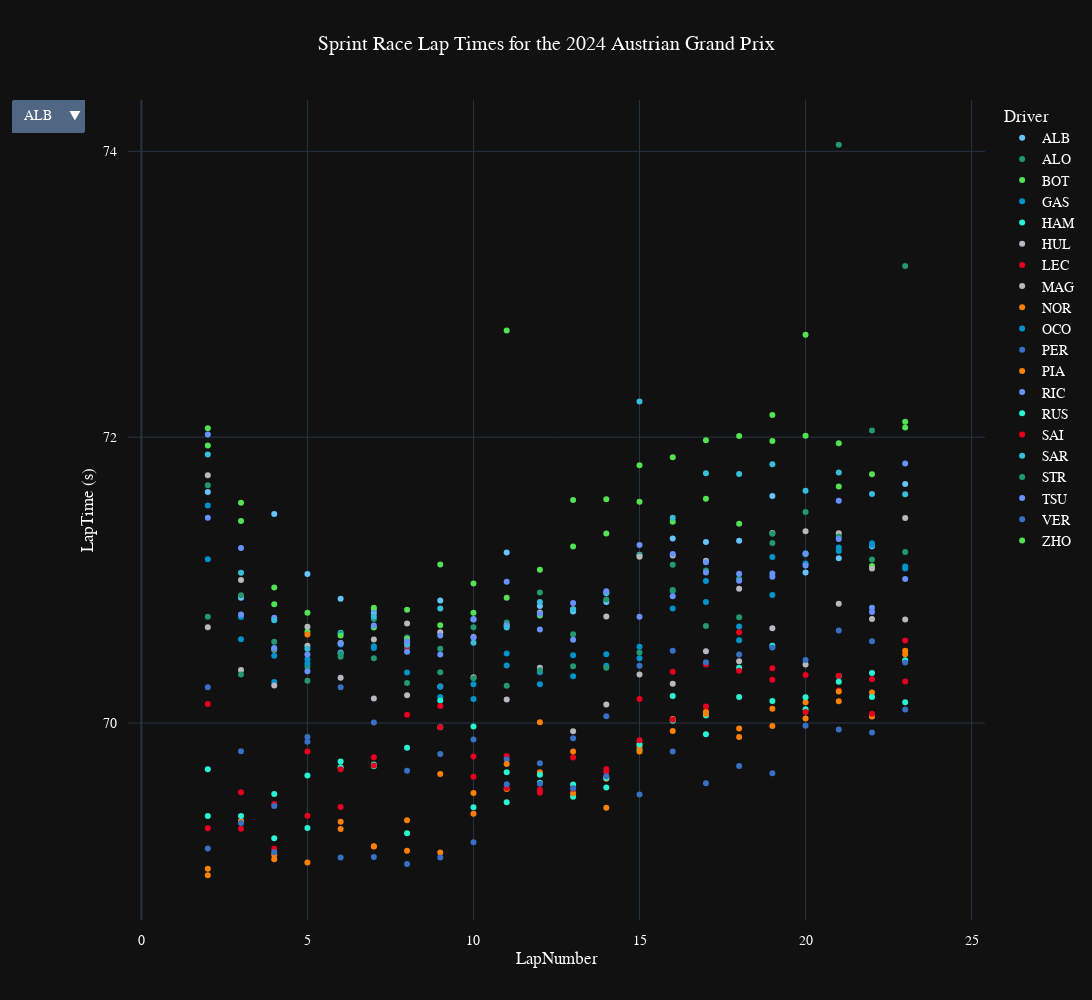

Write notebook code for a chart like this one.
### Code cell
fig_all_laps=px.scatter(GP, x="LapNumber", y="LapTime (s)", color='Driver',
#             markers=True,
        title="Sprint Race Lap Times for the {} {}".format(year,gp),
        hover_data=['Compound','TyreLife','Team','LapTime','Stint', 'PitInTime', 'PitOutTime', 'Sector1Time', 'Sector2Time', 'LapStartTime', 'Year'],
        height=1000, width=1800, template="plotly_dark",
                    color_discrete_map={
                 "ALB": "#64C4FF",
                 "ALO": "#229971",
                 "BOT": "#52e252",
                 "GAS": "#0093cc",
                 "HAM": "#27F4D2",
                 "HUL": "#B6BABD",
                 "LEC": "#E80020",
                 "MAG": "#B6BABD",
                 "NOR": "#FF8000",
                 "OCO": "#0093cc",
                 "PER": "#3671C6",
                 "PIA": "#FF8000",
                 "RIC": "#6692FF",
                 "RUS": "#27F4D2",
                 "SAI": "#E80020",
                 "SAR": "#37BEDD",
                 "STR": "#229971",
                 "TSU": "#6692FF",
                 "VER": "#3671C6",
                 "ZHO": "#52e252"
          },
        )
# fig_all_laps.update_yaxes(autorange="reversed")

fig_all_laps.update_layout(
    title_x=0.5,
    updatemenus=[
        {
            "buttons": [
                {
                    "label": t.name,
                    "method": "restyle",
                    "args": [{"visible": [t2.name == t.name for t2 in fig.data]}],
                }
                for t in fig.data
            ]
        }
    ],
    font=dict(
        family="PT Sans Narrow",
        size=14,
        color="White"
    ),

    yaxis = dict(
    tickmode = 'linear',
    tick0 = 0,
    dtick = 2
    ),

    margin_pad=10
)

### Figure 1 — Plotly figure (JSON) as saved in the notebook; plotly's stock layout.template omitted (floating-point values rounded to 4 significant figures; data arrays with more than 128 entries replaced by an {"elided": "..."} marker saying what was removed)
{"data": [{"customdata": {"elided": "24x11 mixed values"}, "hovertemplate": "Driver=ALB<br>LapNumber=%{x}<br>LapTime (s)=%{y}<br>Compound=%{customdata[0]}<br>TyreLife=%{customdata[1]}<br>Team=%{customdata[2]}<br>LapTime=%{customdata[3]}<br>Stint=%{customdata[4]}<br>PitInTime=%{customdata[5]}<br>PitOutTime=%{customdata[6]}<br>Sector1Time=%{customdata[7]}<br>Sector2Time=%{customdata[8]}<br>LapStartTime=%{customdata[9]}<br>Year=%{customdata[10]}<extra></extra>", "legendgroup": "ALB", "marker": {"color": "#64C4FF", "symbol": "circle"}, "mode": "markers", "name": "ALB", "orientation": "v", "showlegend": true, "type": "scatter", "x": [1, 2, 3, 4, 5, 6, 7, 8, 9, 10, 11, 12, 13, 14, 15, 16, 17, 18, 19, 20, 21, 22, 23, 24], "xaxis": "x", "y": [null, 71.62, 70.88, 71.46, 71.04, 70.87, 70.77, 70.56, 70.86, 70.72, 71.19, 70.82, 70.78, 70.85, 71.18, 71.29, 71.27, 71.28, 71.59, 71.05, 71.15, 71.24, 71.67, null], "yaxis": "y"}, {"customdata": {"elided": "24x11 mixed values"}, "hovertemplate": "Driver=ALO<br>LapNumber=%{x}<br>LapTime (s)=%{y}<br>Compound=%{customdata[0]}<br>TyreLife=%{customdata[1]}<br>Team=%{customdata[2]}<br>LapTime=%{customdata[3]}<br>Stint=%{customdata[4]}<br>PitInTime=%{customdata[5]}<br>PitOutTime=%{customdata[6]}<br>Sector1Time=%{customdata[7]}<br>Sector2Time=%{customdata[8]}<br>LapStartTime=%{customdata[9]}<br>Year=%{customdata[10]}<extra></extra>", "legendgroup": "ALO", "marker": {"color": "#229971", "symbol": "circle"}, "mode": "markers", "name": "ALO", "orientation": "v", "showlegend": true, "type": "scatter", "x": [1, 2, 3, 4, 5, 6, 7, 8, 9, 10, 11, 12, 13, 14, 15, 16, 17, 18, 19, 20, 21, 22, 23, 24], "xaxis": "x", "y": [null, 71.66, 70.89, 70.57, 70.39, 70.46, 70.73, 70.6, 70.52, 70.67, 70.7, 70.91, 70.62, 70.86, 71.17, 71.11, 71.07, 71.01, 71.26, 71.48, 74.05, 72.05, 73.2, null], "yaxis": "y"}, {"customdata": {"elided": "24x11 mixed values"}, "hovertemplate": "Driver=BOT<br>LapNumber=%{x}<br>LapTime (s)=%{y}<br>Compound=%{customdata[0]}<br>TyreLife=%{customdata[1]}<br>Team=%{customdata[2]}<br>LapTime=%{customdata[3]}<br>Stint=%{customdata[4]}<br>PitInTime=%{customdata[5]}<br>PitOutTime=%{customdata[6]}<br>Sector1Time=%{customdata[7]}<br>Sector2Time=%{customdata[8]}<br>LapStartTime=%{customdata[9]}<br>Year=%{customdata[10]}<extra></extra>", "legendgroup": "BOT", "marker": {"color": "#52e252", "symbol": "circle"}, "mode": "markers", "name": "BOT", "orientation": "v", "showlegend": true, "type": "scatter", "x": [1, 2, 3, 4, 5, 6, 7, 8, 9, 10, 11, 12, 13, 14, 15, 16, 17, 18, 19, 20, 21, 22, 23, 24], "xaxis": "x", "y": [null, 71.94, 71.54, 70.83, 70.64, 70.63, 70.67, 70.59, 70.69, 70.77, 70.88, 70.75, 71.23, 71.33, 71.55, 71.41, 71.57, 71.39, 71.97, 72.72, 71.66, 71.1, 72.07, null], "yaxis": "y"}, {"customdata": {"elided": "24x11 mixed values"}, "hovertemplate": "Driver=GAS<br>LapNumber=%{x}<br>LapTime (s)=%{y}<br>Compound=%{customdata[0]}<br>TyreLife=%{customdata[1]}<br>Team=%{customdata[2]}<br>LapTime=%{customdata[3]}<br>Stint=%{customdata[4]}<br>PitInTime=%{customdata[5]}<br>PitOutTime=%{customdata[6]}<br>Sector1Time=%{customdata[7]}<br>Sector2Time=%{customdata[8]}<br>LapStartTime=%{customdata[9]}<br>Year=%{customdata[10]}<extra></extra>", "legendgroup": "GAS", "marker": {"color": "#0093cc", "symbol": "circle"}, "mode": "markers", "name": "GAS", "orientation": "v", "showlegend": true, "type": "scatter", "x": [1, 2, 3, 4, 5, 6, 7, 8, 9, 10, 11, 12, 13, 14, 15, 16, 17, 18, 19, 20, 21, 22, 23, 24], "xaxis": "x", "y": [null, 71.15, 70.74, 70.29, 70.42, 70.63, 70.54, 70.53, 70.18, 70.17, 70.49, 70.27, 70.47, 70.4, 70.53, 70.92, 70.99, 70.58, 70.89, 71.12, 71.23, 71.25, 71.08, null], "yaxis": "y"}, {"customdata": {"elided": "24x11 mixed values"}, "hovertemplate": "Driver=HAM<br>LapNumber=%{x}<br>LapTime (s)=%{y}<br>Compound=%{customdata[0]}<br>TyreLife=%{customdata[1]}<br>Team=%{customdata[2]}<br>LapTime=%{customdata[3]}<br>Stint=%{customdata[4]}<br>PitInTime=%{customdata[5]}<br>PitOutTime=%{customdata[6]}<br>Sector1Time=%{customdata[7]}<br>Sector2Time=%{customdata[8]}<br>LapStartTime=%{customdata[9]}<br>Year=%{customdata[10]}<extra></extra>", "legendgroup": "HAM", "marker": {"color": "#27F4D2", "symbol": "circle"}, "mode": "markers", "name": "HAM", "orientation": "v", "showlegend": true, "type": "scatter", "x": [1, 2, 3, 4, 5, 6, 7, 8, 9, 10, 11, 12, 13, 14, 15, 16, 17, 18, 19, 20, 21, 22, 23, 24], "xaxis": "x", "y": [null, 69.68, 69.31, 69.5, 69.27, 69.73, 69.7, 69.83, 69.97, 69.97, 69.66, 69.58, 69.48, 69.55, 69.81, 70.19, 70.05, 70.39, 70.54, 70.1, 70.29, 70.35, 70.44, null], "yaxis": "y"}, {"customdata": {"elided": "24x11 mixed values"}, "hovertemplate": "Driver=HUL<br>LapNumber=%{x}<br>LapTime (s)=%{y}<br>Compound=%{customdata[0]}<br>TyreLife=%{customdata[1]}<br>Team=%{customdata[2]}<br>LapTime=%{customdata[3]}<br>Stint=%{customdata[4]}<br>PitInTime=%{customdata[5]}<br>PitOutTime=%{customdata[6]}<br>Sector1Time=%{customdata[7]}<br>Sector2Time=%{customdata[8]}<br>LapStartTime=%{customdata[9]}<br>Year=%{customdata[10]}<extra></extra>", "legendgroup": "HUL", "marker": {"color": "#B6BABD", "symbol": "circle"}, "mode": "markers", "name": "HUL", "orientation": "v", "showlegend": true, "type": "scatter", "x": [1, 2, 3, 4, 5, 6, 7, 8, 9, 10, 11, 12, 13, 14, 15, 16, 17, 18, 19, 20, 21, 22, 23, 24], "xaxis": "x", "y": [null, 71.73, 71, 70.51, 70.54, 70.56, 70.58, 70.7, 70.64, 70.6, 70.68, 70.77, 70.8, 70.75, 71.16, 71.17, 71.14, 70.94, 71.33, 71.34, 71.33, 71.08, 71.43, null], "yaxis": "y"}, {"customdata": {"elided": "24x11 mixed values"}, "hovertemplate": "Driver=LEC<br>LapNumber=%{x}<br>LapTime (s)=%{y}<br>Compound=%{customdata[0]}<br>TyreLife=%{customdata[1]}<br>Team=%{customdata[2]}<br>LapTime=%{customdata[3]}<br>Stint=%{customdata[4]}<br>PitInTime=%{customdata[5]}<br>PitOutTime=%{customdata[6]}<br>Sector1Time=%{customdata[7]}<br>Sector2Time=%{customdata[8]}<br>LapStartTime=%{customdata[9]}<br>Year=%{customdata[10]}<extra></extra>", "legendgroup": "LEC", "marker": {"color": "#E80020", "symbol": "circle"}, "mode": "markers", "name": "LEC", "orientation": "v", "showlegend": true, "type": "scatter", "x": [1, 2, 3, 4, 5, 6, 7, 8, 9, 10, 11, 12, 13, 14, 15, 16, 17, 18, 19, 20, 21, 22, 23, 24], "xaxis": "x", "y": [null, 70.13, 69.52, 69.43, 69.35, 69.41, 69.76, 70.06, 69.97, 69.77, 69.77, 69.53, 69.76, 69.68, 70.17, 70.36, 70.41, 70.36, 70.38, 70.34, 70.23, 70.31, 70.58, null], "yaxis": "y"}, {"customdata": {"elided": "24x11 mixed values"}, "hovertemplate": "Driver=MAG<br>LapNumber=%{x}<br>LapTime (s)=%{y}<br>Compound=%{customdata[0]}<br>TyreLife=%{customdata[1]}<br>Team=%{customdata[2]}<br>LapTime=%{customdata[3]}<br>Stint=%{customdata[4]}<br>PitInTime=%{customdata[5]}<br>PitOutTime=%{customdata[6]}<br>Sector1Time=%{customdata[7]}<br>Sector2Time=%{customdata[8]}<br>LapStartTime=%{customdata[9]}<br>Year=%{customdata[10]}<extra></extra>", "legendgroup": "MAG", "marker": {"color": "#B6BABD", "symbol": "circle"}, "mode": "markers", "name": "MAG", "orientation": "v", "showlegend": true, "type": "scatter", "x": [1, 2, 3, 4, 5, 6, 7, 8, 9, 10, 11, 12, 13, 14, 15, 16, 17, 18, 19, 20, 21, 22, 23, 24], "xaxis": "x", "y": [null, 70.67, 70.37, 70.26, 70.67, 70.32, 70.17, 70.19, 70.25, 70.32, 70.17, 70.39, 69.94, 70.13, 70.34, 70.27, 70.5, 70.43, 70.66, 70.41, 70.83, 70.73, 70.72, null], "yaxis": "y"}, {"customdata": {"elided": "24x11 mixed values"}, "hovertemplate": "Driver=NOR<br>LapNumber=%{x}<br>LapTime (s)=%{y}<br>Compound=%{customdata[0]}<br>TyreLife=%{customdata[1]}<br>Team=%{customdata[2]}<br>LapTime=%{customdata[3]}<br>Stint=%{customdata[4]}<br>PitInTime=%{customdata[5]}<br>PitOutTime=%{customdata[6]}<br>Sector1Time=%{customdata[7]}<br>Sector2Time=%{customdata[8]}<br>LapStartTime=%{customdata[9]}<br>Year=%{customdata[10]}<extra></extra>", "legendgroup": "NOR", "marker": {"color": "#FF8000", "symbol": "circle"}, "mode": "markers", "name": "NOR", "orientation": "v", "showlegend": true, "type": "scatter", "x": [1, 2, 3, 4, 5, 6, 7, 8, 9, 10, 11, 12, 13, 14, 15, 16, 17, 18, 19, 20, 21, 22, 23, 24], "xaxis": "x", "y": [null, 68.94, 69.31, 69.08, 70.62, 69.31, 69.14, 69.32, 69.64, 69.51, 69.54, 69.66, 69.51, 69.41, 69.84, 70.03, 70.08, 69.9, 70.1, 70.03, 70.22, 70.05, 70.51, null], "yaxis": "y"}, {"customdata": {"elided": "24x11 mixed values"}, "hovertemplate": "Driver=OCO<br>LapNumber=%{x}<br>LapTime (s)=%{y}<br>Compound=%{customdata[0]}<br>TyreLife=%{customdata[1]}<br>Team=%{customdata[2]}<br>LapTime=%{customdata[3]}<br>Stint=%{customdata[4]}<br>PitInTime=%{customdata[5]}<br>PitOutTime=%{customdata[6]}<br>Sector1Time=%{customdata[7]}<br>Sector2Time=%{customdata[8]}<br>LapStartTime=%{customdata[9]}<br>Year=%{customdata[10]}<extra></extra>", "legendgroup": "OCO", "marker": {"color": "#0093cc", "symbol": "circle"}, "mode": "markers", "name": "OCO", "orientation": "v", "showlegend": true, "type": "scatter", "x": [1, 2, 3, 4, 5, 6, 7, 8, 9, 10, 11, 12, 13, 14, 15, 16, 17, 18, 19, 20, 21, 22, 23, 24], "xaxis": "x", "y": [null, 71.52, 70.59, 70.47, 70.44, 70.55, 70.53, 70.35, 70.25, 70.27, 70.4, 70.36, 70.33, 70.48, 70.45, 70.8, 70.85, 70.67, 71.16, 71.19, 71.2, 71.26, 71.1, null], "yaxis": "y"}, {"customdata": {"elided": "24x11 mixed values"}, "hovertemplate": "Driver=PER<br>LapNumber=%{x}<br>LapTime (s)=%{y}<br>Compound=%{customdata[0]}<br>TyreLife=%{customdata[1]}<br>Team=%{customdata[2]}<br>LapTime=%{customdata[3]}<br>Stint=%{customdata[4]}<br>PitInTime=%{customdata[5]}<br>PitOutTime=%{customdata[6]}<br>Sector1Time=%{customdata[7]}<br>Sector2Time=%{customdata[8]}<br>LapStartTime=%{customdata[9]}<br>Year=%{customdata[10]}<extra></extra>", "legendgroup": "PER", "marker": {"color": "#3671C6", "symbol": "circle"}, "mode": "markers", "name": "PER", "orientation": "v", "showlegend": true, "type": "scatter", "x": [1, 2, 3, 4, 5, 6, 7, 8, 9, 10, 11, 12, 13, 14, 15, 16, 17, 18, 19, 20, 21, 22, 23, 24], "xaxis": "x", "y": [null, 70.25, 69.8, 69.42, 69.87, 70.25, 70.0, 69.67, 69.78, 69.89, 69.74, 69.72, 69.89, 70.05, 70.4, 70.5, 70.42, 70.48, 70.53, 70.44, 70.65, 70.57, 70.42, null], "yaxis": "y"}, {"customdata": {"elided": "24x11 mixed values"}, "hovertemplate": "Driver=PIA<br>LapNumber=%{x}<br>LapTime (s)=%{y}<br>Compound=%{customdata[0]}<br>TyreLife=%{customdata[1]}<br>Team=%{customdata[2]}<br>LapTime=%{customdata[3]}<br>Stint=%{customdata[4]}<br>PitInTime=%{customdata[5]}<br>PitOutTime=%{customdata[6]}<br>Sector1Time=%{customdata[7]}<br>Sector2Time=%{customdata[8]}<br>LapStartTime=%{customdata[9]}<br>Year=%{customdata[10]}<extra></extra>", "legendgroup": "PIA", "marker": {"color": "#FF8000", "symbol": "circle"}, "mode": "markers", "name": "PIA", "orientation": "v", "showlegend": true, "type": "scatter", "x": [1, 2, 3, 4, 5, 6, 7, 8, 9, 10, 11, 12, 13, 14, 15, 16, 17, 18, 19, 20, 21, 22, 23, 24], "xaxis": "x", "y": [null, 68.98, 69.31, 69.05, 69.03, 69.26, 69.14, 69.11, 69.09, 69.37, 69.71, 70.0, 69.8, 69.61, 69.8, 69.94, 70.06, 69.96, 69.98, 70.14, 70.15, 70.21, 70.48, null], "yaxis": "y"}, {"customdata": {"elided": "24x11 mixed values"}, "hovertemplate": "Driver=RIC<br>LapNumber=%{x}<br>LapTime (s)=%{y}<br>Compound=%{customdata[0]}<br>TyreLife=%{customdata[1]}<br>Team=%{customdata[2]}<br>LapTime=%{customdata[3]}<br>Stint=%{customdata[4]}<br>PitInTime=%{customdata[5]}<br>PitOutTime=%{customdata[6]}<br>Sector1Time=%{customdata[7]}<br>Sector2Time=%{customdata[8]}<br>LapStartTime=%{customdata[9]}<br>Year=%{customdata[10]}<extra></extra>", "legendgroup": "RIC", "marker": {"color": "#6692FF", "symbol": "circle"}, "mode": "markers", "name": "RIC", "orientation": "v", "showlegend": true, "type": "scatter", "x": [1, 2, 3, 4, 5, 6, 7, 8, 9, 10, 11, 12, 13, 14, 15, 16, 17, 18, 19, 20, 21, 22, 23, 24], "xaxis": "x", "y": [null, 72.02, 71.22, 70.74, 70.48, 70.49, 70.79, 70.5, 70.61, 70.73, 70.68, 70.76, 70.84, 70.91, 70.74, 71.18, 71.12, 71.0, 71.02, 71.1, 71.56, 70.81, 71.82, null], "yaxis": "y"}, {"customdata": {"elided": "24x11 mixed values"}, "hovertemplate": "Driver=RUS<br>LapNumber=%{x}<br>LapTime (s)=%{y}<br>Compound=%{customdata[0]}<br>TyreLife=%{customdata[1]}<br>Team=%{customdata[2]}<br>LapTime=%{customdata[3]}<br>Stint=%{customdata[4]}<br>PitInTime=%{customdata[5]}<br>PitOutTime=%{customdata[6]}<br>Sector1Time=%{customdata[7]}<br>Sector2Time=%{customdata[8]}<br>LapStartTime=%{customdata[9]}<br>Year=%{customdata[10]}<extra></extra>", "legendgroup": "RUS", "marker": {"color": "#27F4D2", "symbol": "circle"}, "mode": "markers", "name": "RUS", "orientation": "v", "showlegend": true, "type": "scatter", "x": [1, 2, 3, 4, 5, 6, 7, 8, 9, 10, 11, 12, 13, 14, 15, 16, 17, 18, 19, 20, 21, 22, 23, 24], "xaxis": "x", "y": [null, 69.35, 69.35, 69.19, 69.63, 69.69, 69.71, 69.23, 70.16, 69.41, 69.44, 69.64, 69.57, 69.61, 69.85, 70.02, 69.92, 70.18, 70.16, 70.18, 70.33, 70.18, 70.14, null], "yaxis": "y"}, {"customdata": {"elided": "24x11 mixed values"}, "hovertemplate": "Driver=SAI<br>LapNumber=%{x}<br>LapTime (s)=%{y}<br>Compound=%{customdata[0]}<br>TyreLife=%{customdata[1]}<br>Team=%{customdata[2]}<br>LapTime=%{customdata[3]}<br>Stint=%{customdata[4]}<br>PitInTime=%{customdata[5]}<br>PitOutTime=%{customdata[6]}<br>Sector1Time=%{customdata[7]}<br>Sector2Time=%{customdata[8]}<br>LapStartTime=%{customdata[9]}<br>Year=%{customdata[10]}<extra></extra>", "legendgroup": "SAI", "marker": {"color": "#E80020", "symbol": "circle"}, "mode": "markers", "name": "SAI", "orientation": "v", "showlegend": true, "type": "scatter", "x": [1, 2, 3, 4, 5, 6, 7, 8, 9, 10, 11, 12, 13, 14, 15, 16, 17, 18, 19, 20, 21, 22, 23, 24], "xaxis": "x", "y": [null, 69.26, 69.26, 69.12, 69.8, 69.68, 69.7, 70.54, 70.12, 69.62, 69.55, 69.51, 69.54, 69.66, 69.88, 70.02, 70.12, 70.64, 70.3, 70.08, 70.33, 70.06, 70.29, null], "yaxis": "y"}, {"customdata": {"elided": "24x11 mixed values"}, "hovertemplate": "Driver=SAR<br>LapNumber=%{x}<br>LapTime (s)=%{y}<br>Compound=%{customdata[0]}<br>TyreLife=%{customdata[1]}<br>Team=%{customdata[2]}<br>LapTime=%{customdata[3]}<br>Stint=%{customdata[4]}<br>PitInTime=%{customdata[5]}<br>PitOutTime=%{customdata[6]}<br>Sector1Time=%{customdata[7]}<br>Sector2Time=%{customdata[8]}<br>LapStartTime=%{customdata[9]}<br>Year=%{customdata[10]}<extra></extra>", "legendgroup": "SAR", "marker": {"color": "#37BEDD", "symbol": "circle"}, "mode": "markers", "name": "SAR", "orientation": "v", "showlegend": true, "type": "scatter", "x": [1, 2, 3, 4, 5, 6, 7, 8, 9, 10, 11, 12, 13, 14, 15, 16, 17, 18, 19, 20, 21, 22, 23, 24], "xaxis": "x", "y": [null, 71.88, 71.05, 70.72, 70.52, 70.49, 70.75, 70.55, 70.8, 70.56, 70.67, 70.85, 70.8, 70.91, 72.25, 71.44, 71.75, 71.74, 71.81, 71.63, 71.75, 71.6, 71.6, null], "yaxis": "y"}, {"customdata": {"elided": "24x11 mixed values"}, "hovertemplate": "Driver=STR<br>LapNumber=%{x}<br>LapTime (s)=%{y}<br>Compound=%{customdata[0]}<br>TyreLife=%{customdata[1]}<br>Team=%{customdata[2]}<br>LapTime=%{customdata[3]}<br>Stint=%{customdata[4]}<br>PitInTime=%{customdata[5]}<br>PitOutTime=%{customdata[6]}<br>Sector1Time=%{customdata[7]}<br>Sector2Time=%{customdata[8]}<br>LapStartTime=%{customdata[9]}<br>Year=%{customdata[10]}<extra></extra>", "legendgroup": "STR", "marker": {"color": "#229971", "symbol": "circle"}, "mode": "markers", "name": "STR", "orientation": "v", "showlegend": true, "type": "scatter", "x": [1, 2, 3, 4, 5, 6, 7, 8, 9, 10, 11, 12, 13, 14, 15, 16, 17, 18, 19, 20, 21, 22, 23, 24], "xaxis": "x", "y": [null, 70.74, 70.34, 70.52, 70.3, 70.48, 70.45, 70.28, 70.36, 70.31, 70.26, 70.37, 70.4, 70.39, 70.49, 70.93, 70.68, 70.74, 71.33, 71.18, 71.31, 71.14, 71.2, null], "yaxis": "y"}, {"customdata": {"elided": "24x11 mixed values"}, "hovertemplate": "Driver=TSU<br>LapNumber=%{x}<br>LapTime (s)=%{y}<br>Compound=%{customdata[0]}<br>TyreLife=%{customdata[1]}<br>Team=%{customdata[2]}<br>LapTime=%{customdata[3]}<br>Stint=%{customdata[4]}<br>PitInTime=%{customdata[5]}<br>PitOutTime=%{customdata[6]}<br>Sector1Time=%{customdata[7]}<br>Sector2Time=%{customdata[8]}<br>LapStartTime=%{customdata[9]}<br>Year=%{customdata[10]}<extra></extra>", "legendgroup": "TSU", "marker": {"color": "#6692FF", "symbol": "circle"}, "mode": "markers", "name": "TSU", "orientation": "v", "showlegend": true, "type": "scatter", "x": [1, 2, 3, 4, 5, 6, 7, 8, 9, 10, 11, 12, 13, 14, 15, 16, 17, 18, 19, 20, 21, 22, 23, 24], "xaxis": "x", "y": [null, 71.44, 70.76, 70.53, 70.36, 70.56, 70.68, 70.57, 70.48, 70.6, 70.99, 70.65, 70.58, 70.92, 71.25, 70.89, 71.05, 71.04, 71.05, 71.18, 71.29, 70.78, 71.01, null], "yaxis": "y"}, {"customdata": {"elided": "24x11 mixed values"}, "hovertemplate": "Driver=VER<br>LapNumber=%{x}<br>LapTime (s)=%{y}<br>Compound=%{customdata[0]}<br>TyreLife=%{customdata[1]}<br>Team=%{customdata[2]}<br>LapTime=%{customdata[3]}<br>Stint=%{customdata[4]}<br>PitInTime=%{customdata[5]}<br>PitOutTime=%{customdata[6]}<br>Sector1Time=%{customdata[7]}<br>Sector2Time=%{customdata[8]}<br>LapStartTime=%{customdata[9]}<br>Year=%{customdata[10]}<extra></extra>", "legendgroup": "VER", "marker": {"color": "#3671C6", "symbol": "circle"}, "mode": "markers", "name": "VER", "orientation": "v", "showlegend": true, "type": "scatter", "x": [1, 2, 3, 4, 5, 6, 7, 8, 9, 10, 11, 12, 13, 14, 15, 16, 17, 18, 19, 20, 21, 22, 23, 24], "xaxis": "x", "y": [null, 69.12, 69.3, 69.1, 69.9, 69.06, 69.06, 69.01, 69.06, 69.17, 69.57, 69.58, 69.54, 69.63, 69.5, 69.8, 69.58, 69.7, 69.65, 69.98, 69.95, 69.93, 70.09, null], "yaxis": "y"}, {"customdata": {"elided": "24x11 mixed values"}, "hovertemplate": "Driver=ZHO<br>LapNumber=%{x}<br>LapTime (s)=%{y}<br>Compound=%{customdata[0]}<br>TyreLife=%{customdata[1]}<br>Team=%{customdata[2]}<br>LapTime=%{customdata[3]}<br>Stint=%{customdata[4]}<br>PitInTime=%{customdata[5]}<br>PitOutTime=%{customdata[6]}<br>Sector1Time=%{customdata[7]}<br>Sector2Time=%{customdata[8]}<br>LapStartTime=%{customdata[9]}<br>Year=%{customdata[10]}<extra></extra>", "legendgroup": "ZHO", "marker": {"color": "#52e252", "symbol": "circle"}, "mode": "markers", "name": "ZHO", "orientation": "v", "showlegend": true, "type": "scatter", "x": [1, 2, 3, 4, 5, 6, 7, 8, 9, 10, 11, 12, 13, 14, 15, 16, 17, 18, 19, 20, 21, 22, 23, 24], "xaxis": "x", "y": [null, 72.06, 71.41, 70.95, 70.77, 70.61, 70.81, 70.79, 71.11, 70.98, 72.75, 71.07, 71.56, 71.56, 71.8, 71.86, 71.98, 72.01, 72.16, 72.01, 71.96, 71.74, 72.11, null], "yaxis": "y"}], "layout": {"font": {"color": "White", "family": "PT Sans Narrow", "size": 14}, "height": 1000, "legend": {"title": {"text": "Driver"}, "tracegroupgap": 0}, "margin": {"pad": 10}, "title": {"text": "Sprint Race Lap Times for the 2024 Austrian Grand Prix", "x": 0.5}, "updatemenus": [{"buttons": [{"args": [{"visible": [true, false, false, false, false, false, false, false, false, false, false, false, false, false, false, false, false, false, false, false]}], "label": "ALB", "method": "restyle"}, {"args": [{"visible": [false, true, false, false, false, false, false, false, false, false, false, false, false, false, false, false, false, false, false, false]}], "label": "ALO", "method": "restyle"}, {"args": [{"visible": [false, false, true, false, false, false, false, false, false, false, false, false, false, false, false, false, false, false, false, false]}], "label": "BOT", "method": "restyle"}, {"args": [{"visible": [false, false, false, true, false, false, false, false, false, false, false, false, false, false, false, false, false, false, false, false]}], "label": "GAS", "method": "restyle"}, {"args": [{"visible": [false, false, false, false, true, false, false, false, false, false, false, false, false, false, false, false, false, false, false, false]}], "label": "HAM", "method": "restyle"}, {"args": [{"visible": [false, false, false, false, false, true, false, false, false, false, false, false, false, false, false, false, false, false, false, false]}], "label": "HUL", "method": "restyle"}, {"args": [{"visible": [false, false, false, false, false, false, true, false, false, false, false, false, false, false, false, false, false, false, false, false]}], "label": "LEC", "method": "restyle"}, {"args": [{"visible": [false, false, false, false, false, false, false, true, false, false, false, false, false, false, false, false, false, false, false, false]}], "label": "MAG", "method": "restyle"}, {"args": [{"visible": [false, false, false, false, false, false, false, false, true, false, false, false, false, false, false, false, false, false, false, false]}], "label": "NOR", "method": "restyle"}, {"args": [{"visible": [false, false, false, false, false, false, false, false, false, true, false, false, false, false, false, false, false, false, false, false]}], "label": "OCO", "method": "restyle"}, {"args": [{"visible": [false, false, false, false, false, false, false, false, false, false, true, false, false, false, false, false, false, false, false, false]}], "label": "PER", "method": "restyle"}, {"args": [{"visible": [false, false, false, false, false, false, false, false, false, false, false, true, false, false, false, false, false, false, false, false]}], "label": "PIA", "method": "restyle"}, {"args": [{"visible": [false, false, false, false, false, false, false, false, false, false, false, false, true, false, false, false, false, false, false, false]}], "label": "RIC", "method": "restyle"}, {"args": [{"visible": [false, false, false, false, false, false, false, false, false, false, false, false, false, true, false, false, false, false, false, false]}], "label": "RUS", "method": "restyle"}, {"args": [{"visible": [false, false, false, false, false, false, false, false, false, false, false, false, false, false, true, false, false, false, false, false]}], "label": "SAI", "method": "restyle"}, {"args": [{"visible": [false, false, false, false, false, false, false, false, false, false, false, false, false, false, false, true, false, false, false, false]}], "label": "SAR", "method": "restyle"}, {"args": [{"visible": [false, false, false, false, false, false, false, false, false, false, false, false, false, false, false, false, true, false, false, false]}], "label": "STR", "method": "restyle"}, {"args": [{"visible": [false, false, false, false, false, false, false, false, false, false, false, false, false, false, false, false, false, true, false, false]}], "label": "TSU", "method": "restyle"}, {"args": [{"visible": [false, false, false, false, false, false, false, false, false, false, false, false, false, false, false, false, false, false, true, false]}], "label": "VER", "method": "restyle"}, {"args": [{"visible": [false, false, false, false, false, false, false, false, false, false, false, false, false, false, false, false, false, false, false, true]}], "label": "ZHO", "method": "restyle"}]}], "width": 1800, "xaxis": {"anchor": "y", "domain": [0, 1], "title": {"text": "LapNumber"}}, "yaxis": {"anchor": "x", "domain": [0, 1], "dtick": 2, "tick0": 0, "tickmode": "linear", "title": {"text": "LapTime (s)"}}}}
